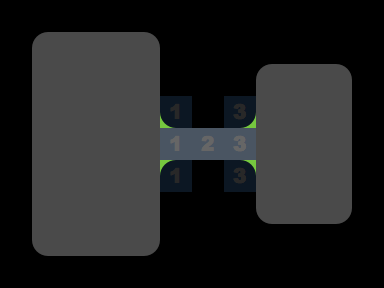

This is a level from a 2D game, rendered from its Tiled map with the project's own tilesets. A one-line summary and the map file follow, with tile-layer data summarised:
An orthogonal 12x9 tile map with 32x32 px tiles, 5 tile layers (grid, walls, cellrounded, blockrounded, ...) and 10 objects (3x robot, player, twostep, zone1, zone2, ...).

<map version="1.0" orientation="orthogonal" renderorder="right-down" width="12" height="9" tilewidth="32" tileheight="32" nextobjectid="30">
 <properties>
  <property name="_title" value="test" />
  <property name="_zone" value="" />
  <property name="mode" value="merged" />
 </properties>
 <tileset firstgid="1" name="cells" tilewidth="32" tileheight="32">
  <image source="../cells.png" trans="ff00ff" width="128" height="384" />
 </tileset>
 <layer name="grid" width="12" height="9">
  <data>[108 cells, 108 non-empty, 2 distinct tile ids]</data>
 </layer>
 <layer name="walls" width="12" height="9">
  <data>[108 cells, 0 non-empty, 0 distinct tile ids]</data>
 </layer>
 <layer name="cellrounded" width="12" height="9">
  <data>[108 cells, 8 non-empty, 4 distinct tile ids]</data>
 </layer>
 <layer name="blockrounded" width="12" height="9">
  <data>[108 cells, 4 non-empty, 4 distinct tile ids]</data>
 </layer>
 <layer name="zonemap" width="12" height="9" opacity="0.16">
  <data>[108 cells, 7 non-empty, 3 distinct tile ids]</data>
 </layer>
 <objectgroup name="players">
  <object id="20" type="player" x="143.238" y="145.365" />
 </objectgroup>
 <objectgroup name="enemies">
  <object id="21" type="robot" x="48.1157" y="80.1157" />
  <object id="22" type="robot" x="47.3296" y="210.614" />
  <object id="23" type="robot" x="46.5435" y="144.186" />
  <object id="24" type="twostep" x="269.019" y="142.845" />
 </objectgroup>
 <objectgroup name="items">
  <object id="25" type="zone1" x="50.8672" y="81.688" />
  <object id="26" type="zone2" x="46.5435" y="144.972" />
  <object id="27" type="zone3" x="45.7573" y="211.007" />
  <object id="28" type="goal" x="336.626" y="142.613" />
 </objectgroup>
 <objectgroup name="powerups" />
 <objectgroup name="portals" />
 <objectgroup name="cells">
  <object id="29" type="fluffy" x="144.024" y="144.81" />
 </objectgroup>
</map>
